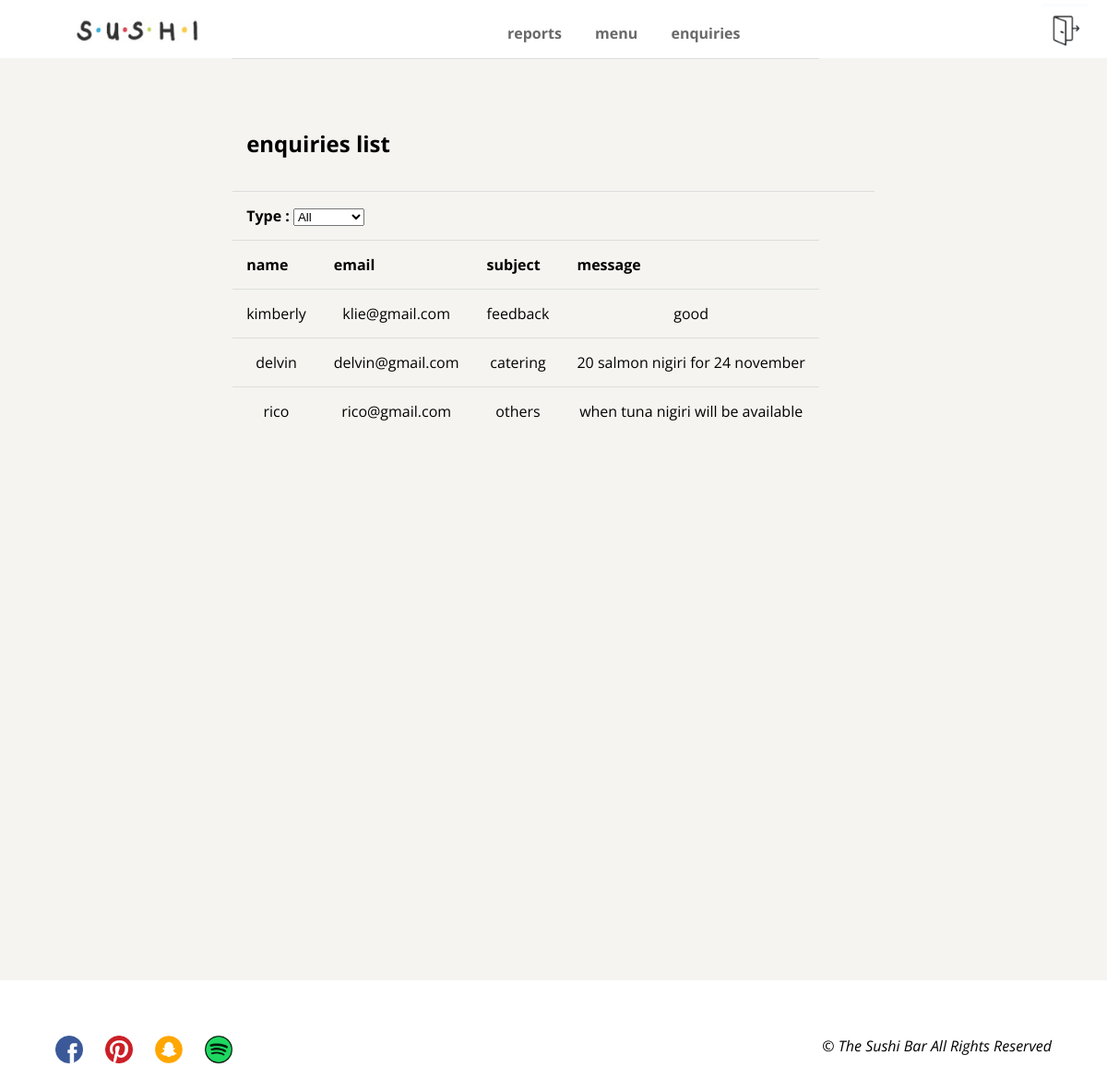
The app's page /adminEnquiries.php (signed in) with its own data.
### tables this page shows
CREATE TABLE `feedback` (
  `id` int(10) NOT NULL,
  `name` varchar(50) NOT NULL,
  `email` varchar(50) NOT NULL,
  `subject` varchar(80) NOT NULL,
  `message` varchar(140) NOT NULL
);

### adminEnquiries.php (the view, shortened to what this page needs)
<!DOCTYPE html>
<html lang="en">
    <head>
        <link rel="stylesheet" href="./styles/sushi.css">
    </head>
    <body>
	    <div class="container">
            <section>
            <div class="header">
                    <div class="header-box1"><img src="assets/nav/sushi_logo.png" alt="logo" class="logo" width="150px" height="50px"></div>
                    <div class="header-box2">
                        <nav class="main-nav">
                            <ul>
                                <li><a href="adminReports.php"><b>reports</b></a></li>
                                <li><a href="adminMenu.php"><b>menu</b></a></li>
                                <li><a href="adminEnquiries.php"><b>enquiries</b></a></li>
                            </ul>
                        </nav>
                    </div>
                    <div class="header-box3">
                        <nav class="main-nav">
                            <a id="cart" href="adminLogin.php"><img src="assets/nav/logout-icon.jpg" width="50px" height="50px" style="margin-top: 4px; margin-left: 50px;"></a>
                        </nav>
                    </div>
            </div>
            </section>
            <div class="cart-main">
                <table id="cart-details">
                    <thead>
                    <tr>
                        <th colspan="3"><h2 style="text-align: left; padding-top: 40px;">enquiries list</h2></th>
                        <th></th>
                    </tr>
                    <tr style="margin-bottom: 30px;">
                                    <th colspan="3">
                                    <form action="adminEnquiries.php" method="post">
                                        <label style="display: inline-block;">Type : </label>
                                        <select name="type" id="type" onchange="updateDate('go');" >
                                        <option value=""<?php if ($_SESSION['enquiriesType']==""){echo " selected ";}?>>All</option>
                                        </select>
                                        </form>
                                    </th>
                                    <th></th>
                                    <th></th>
                                    <th></th>
                    </tr>
                    <tr>
                                <th>name</th>
                                <th>email</th>
                                <th>subject</th>
                                <th>message</th>
                            </tr>
                        </thead>
                        <tbody>
                        <?php
                        include './php/credentials.php';
                        $conn = mysqli_connect($servername, $username, $password, $dbname);
                        ?>
                        <?php
                        $sql_1 = "SELECT * FROM feedback WHERE subject LIKE '%".$_SESSION['enquiriesType']."%'";
                        $result = mysqli_query($conn, $sql_1);
                        if (mysqli_num_rows($result) > 0) {
                            while($row = mysqli_fetch_assoc($result)) {
                                     echo'
                                        <tr>
                                        <td>'.$row['name'].'</td>
                                        <td>'.$row['email'].'</td>
                                        <td>'.$row['subject'].'</td>
                                        <td>'.$row['message'].'</td>
                                        </tr>'
                                ;
                            }
                        }
                        ?>
                        </tbody>
                </table>
            </div>
            <section>
            <div class="footer">
                <div id="icons">
                    <a href="#"><img src="assets/footer/fb_icon.jpg"></a>
                    <a href="#"><img src="assets/footer/pinterest_icon.jpg"></a>
                    <a href="#"><img src="assets/footer/snapchat_icon.jpg"></a>
                    <a href="#"><img src="assets/footer/spotify_icon.jpg"></a>
                </div>
                <div id="copyright">
                    <i>&copy; The Sushi Bar All Rights Reserved</i>
                </div>
            </div>
            </section>
        </div>
    </body>
</html>

### styles/sushi.css (style rules this page uses)
body { margin: 0; font-family: 'Open Sans', sans-serif; font-weight: 400; width: 100%; height: 100%; overflow-x: hidden; }
.header { position: fixed; height: 63px; top: 0; z-index: 999; opacity:0.8; width: 100%; display: inline; background-color: #fff; }
.header-box1 { height: 63px; float: left; width: 44.5%; }
.header-box2 { height: 63px; float: left; width: 45.5%; }
.header-box3 { height: 63px; float: left; width: 10%; }
.logo { float: left; padding-top: 10px; margin-left: 75px; }
nav { line-height: 25px; float: left; }
nav li { display: inline-block; padding-top: 10px; position: relative; }
nav li a { display: block; color: #444; text-align: center; padding: 14px 16px; text-decoration: none; }
nav ul { list-style-type: none; margin: 0; padding: 0; overflow: hidden; background-color: #fff; }
.header-box3 #cart { padding-top: 5px; }
#cart { background-color: #fff; }
.cart-main { background-color: #F5F4F0; margin-top: 63px; width: 100%; text-align: center; min-height: 900px; padding-bottom: 100px; }
#cart-details { border-collapse: collapse; margin: 0 auto; }
#cart-details th, #cart-details td { padding: 15px; border-top: 1px solid #ddd; }
#cart-details th { text-align: left; }
.footer { margin: 10px; padding: 50px; position: relative; background-color: #fff; }
#icons { float: left; }
#icons img { margin-right: 20px; width: 30px; height: 30px; }
#copyright { float: right; }

### records on screen
feedback: name "kimberly", email "klie@gmail.com", subject "feedback", message "good"
feedback: name "delvin", email "delvin@gmail.com", subject "catering", message "20 salmon nigiri for 24 november"
feedback: name "rico", email "rico@gmail.com", subject "others", message "when tuna nigiri will be available"
